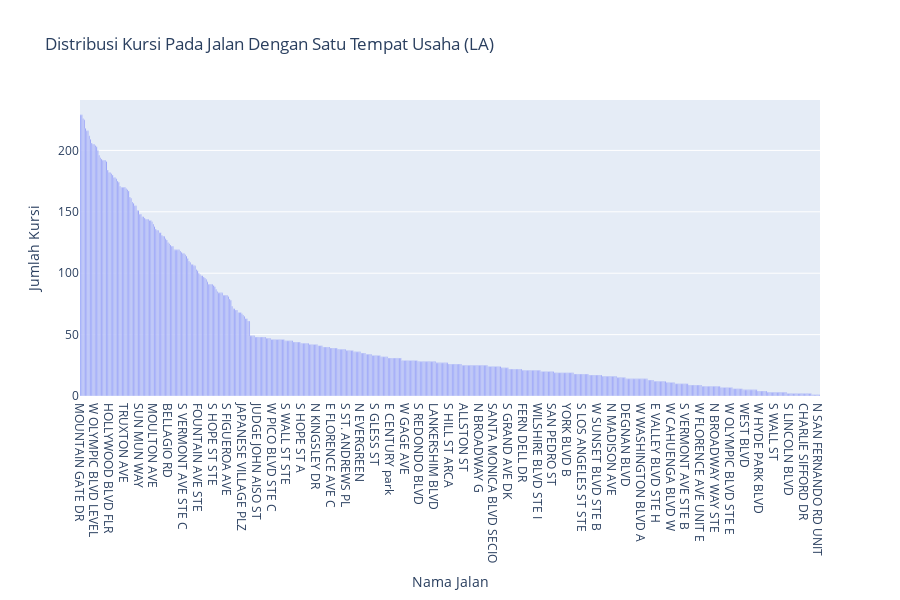

Notebook cell for this chart:
### Code cell
# menampilkan grafik jalan dengan tempat usaha makanan terbanyak
fig = px.bar(
    one_place, 
    x='st_name',
    y='number', 
    title='Distribusi Kursi Pada Jalan Dengan Satu Tempat Usaha (LA)', 
    labels={'st_name':'Nama Jalan', 'number':'Jumlah Kursi'},
    height=600,
)
fig.update_layout(showlegend=False)
fig.show()

### Figure 1 — Plotly figure (JSON) as saved in the notebook; plotly's stock layout.template omitted (floating-point values rounded to 4 significant figures; data arrays with more than 128 entries replaced by an {"elided": "..."} marker saying what was removed)
{"data": [{"alignmentgroup": "True", "hovertemplate": "Nama Jalan=%{x}<br>Jumlah Kursi=%{y}<extra></extra>", "legendgroup": "", "marker": {"color": "#636efa", "pattern": {"shape": ""}}, "name": "", "offsetgroup": "", "orientation": "v", "showlegend": false, "textposition": "auto", "type": "bar", "x": {"elided": "601 str values"}, "xaxis": "x", "y": {"elided": "601 int values"}, "yaxis": "y"}], "layout": {"barmode": "relative", "height": 600, "legend": {"tracegroupgap": 0}, "showlegend": false, "title": {"text": "Distribusi Kursi Pada Jalan Dengan Satu Tempat Usaha (LA)"}, "xaxis": {"anchor": "y", "domain": [0, 1], "title": {"text": "Nama Jalan"}}, "yaxis": {"anchor": "x", "domain": [0, 1], "title": {"text": "Jumlah Kursi"}}}}
